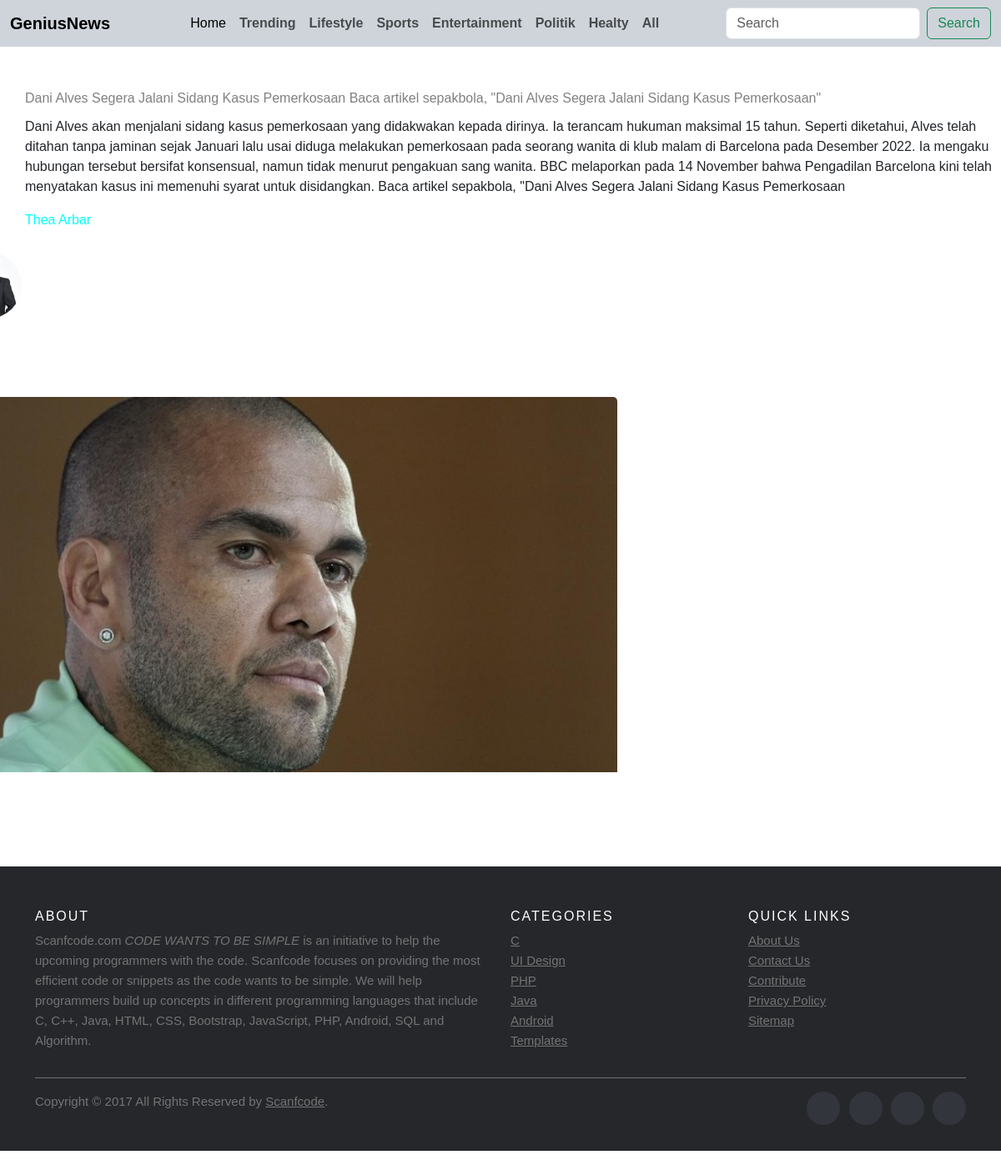
Page /isi/16 on the committed database.
### News/models.py (models this page shows)
class berita(models.Model):
    STATUS = ('publish', 'publish'),('draft', 'draft')
    judul = models.CharField(max_length=255)
    isi = models.CharField(max_length=9999)
    kategori = models.ForeignKey(kategori,on_delete=models.CASCADE)
    kategoriID = models.IntegerField()
    gambar = models.ImageField(upload_to='media', height_field=None, width_field=None, max_length=100)
    penulis = models.CharField(max_length=255)
    fotopenulis = models.ImageField(upload_to='media', height_field=None, width_field=None, max_length=100, null=True)
    status = models.CharField(choices=STATUS, max_length=200)
    publikasi = models.CharField(max_length=255)
    deskripsi = models.CharField(max_length=255)

### News/views.py (the view)
# urls.py: path('',include('isi.urls')),
def isi (request, id):
    berita = get_object_or_404(models.berita, pk=id)
    context = {'beritas' : berita}
    return render(request, 'menu/berita.html', context)

### News/templates/menu/berita.html (shortened to what this page needs)
{% extends 'core/base.html' %}
    {% block htmlhead %}
    {% load static %}
    <link rel="stylesheet" type="text/css" href="{% static 'berita.css' %}">
    {% endblock htmlhead %}
    {% block content %}
    <p style="padding-left: 30px; margin-bottom: 10px; color: grey; margin-top: 50px;">{{beritas.judul}}</p>
    <p style="padding-left: 30px; font-family: Verdana, Geneva, Tahoma, sans-serif;">{{beritas.isi}}</p>
     <p style="color:aqua; padding-left: 30px; padding-top: -15px; ">
        {{beritas.penulis}}</p>
        <div class="wrapper">
            <div class="cover">
            <img src="{{beritas.gambar.url}}">
            </div>
            <div class="section-id">
                <div class="circle">
                <img src="{{beritas.fotopenulis.url}}" class="logo">
            </div>
            <br>
            <br>
            <br>
            </div>
            </div>
                                                    <footer class="site-footer">
                                                        <div class="container">
                                                            <div class="row">
                                                                <div class="col-sm-12 col-md-6">
                                                                    <h6>About</h6>
                                                                    <p class="text-justify">Scanfcode.com
                                                                        <i>CODE WANTS TO BE SIMPLE
                                                                        </i>
                                                                        is an initiative to help the upcoming programmers with the code. Scanfcode
                                                                        focuses on providing the most efficient code or snippets as the code wants to be
                                                                        simple. We will help programmers build up concepts in different programming
                                                                        languages that include C, C++, Java, HTML, CSS, Bootstrap, JavaScript, PHP,
                                                                        Android, SQL and Algorithm.</p>
                                                                </div>
                                                                <div class="col-xs-6 col-md-3">
                                                                    <h6>Categories</h6>
                                                                    <ul class="footer-links">
                                                                        <li>
                                                                            <a href="http://scanfcode.com/category/c-language/">C</a>
                                                                        </li>
                                                                        <li>
                                                                            <a href="http://scanfcode.com/category/front-end-development/">UI Design</a>
                                                                        </li>
                                                                        <li>
                                                                            <a href="http://scanfcode.com/category/back-end-development/">PHP</a>
                                                                        </li>
                                                                        <li>
                                                                            <a href="http://scanfcode.com/category/java-programming-language/">Java</a>
                                                                        </li>
                                                                        <li>
                                                                            <a href="http://scanfcode.com/category/android/">Android</a>
                                                                        </li>
                                                                        <li>
                                                                            <a href="http://scanfcode.com/category/templates/">Templates</a>
                                                                        </li>
                                                                    </ul>
                                                                </div>
                                                                <div class="col-xs-6 col-md-3">
                                                                    <h6>Quick Links</h6>
                                                                    <ul class="footer-links">
                                                                        <li>
                                                                            <a href="http://scanfcode.com/about/">About Us</a>
                                                                        </li>
                                                                        <li>
                                                                            <a href="http://scanfcode.com/contact/">Contact Us</a>
                                                                        </li>
                                                                        <li>
                                                                            <a href="http://scanfcode.com/contribute-at-scanfcode/">Contribute</a>
                                                                        </li>
                                                                        <li>
                                                                            <a href="http://scanfcode.com/privacy-policy/">Privacy Policy</a>
                                                                        </li>
                                                                        <li>
                                                                            <a href="http://scanfcode.com/sitemap/">Sitemap</a>
                                                                        </li>
                                                                    </ul>
                                                                </div>
                                                            </div>
                                                            <hr></div>
                                                            <div class="container">
                                                                <div class="row">
                                                                    <div class="col-md-8 col-sm-6 col-xs-12">
                                                                        <p class="copyright-text">Copyright &copy; 2017 All Rights Reserved by
                                                                            <a href="#">Scanfcode</a>.
                                                                        </p>
                                                                    </div>
                                                                    <div class="col-md-4 col-sm-6 col-xs-12">
                                                                        <ul class="social-icons">
                                                                            <li>
                                                                                <a class="facebook" href="#">
                                                                                </a>
                                                                            </li>
                                                                            <li>
                                                                                <a class="twitter" href="#">
                                                                                </a>
                                                                            </li>
                                                                            <li>
                                                                                <a class="dribbble" href="#">
                                                                                </a>
                                                                            </li>
                                                                            <li>
                                                                                <a class="linkedin" href="#">
                                                                                </a>
                                                                            </li>
                                                                        </ul>
                                                                    </div>
                                                                </div>
                                                            </div>
                                                        </footer>
    {% endblock content %}

### static/berita.css (style rules this page uses)
* { margin: 0; padding: 0; font-family: "Poppins", sans-serif; }
.wrapper { width: 780px; margin: auto; margin-left: auto; }
.cover { height: 450px; margin-bottom: 300px; margin-top: 200px; }
.cover img { height: 450px; border-top-left-radius: 5px; border-top-right-radius: 5px; width: 100%; margin-left: -250px; }
.circle { width: 155px; height: 155px; margin: auto; border-radius: 100%; border: 3px solid #fff; top: -90px; }
.logo { width: 80px; height: 80px; border-radius: 50%; margin-right: 90px; margin-left: -580px; margin-top: -1800px; }
.site-footer { background-color:#26272b; padding:45px 0 20px; font-size:15px; line-height:24px; color:#737373; }
.site-footer hr { border-top-color:#bbb; opacity:0.5 }
.site-footer h6 { color:#fff; font-size:16px; text-transform:uppercase; margin-top:5px; letter-spacing:2px }
.site-footer a { color:#737373; }
.footer-links { padding-left:0; list-style:none }
.footer-links li { display:block }
.footer-links a { color:#737373 }
.site-footer .social-icons { text-align:right }
.site-footer .social-icons a { width:40px; height:40px; line-height:40px; margin-left:6px; margin-right:0; border-radius:100%; background-color:#33353d }
.copyright-text { margin:0 }
.social-icons { padding-left:0; margin-bottom:0; list-style:none }
.social-icons li { display:inline-block; margin-bottom:4px }
.social-icons a { background-color:#eceeef; color:#818a91; font-size:16px; display:inline-block; line-height:44px; width:44px; height:44px; text-align:center; margin-right:8px; border-radius:100%; -webkit-transition:all .2s linear; -o-transition:all .2s linear; transition:all .2s linear }

### rows in the picture
berita: judul "Dani Alves Segera Jalani Sidang Kasus Pemerkosaan Baca artikel sepakbola, \"Dani Alves Segera Jalani Sidang Kasus Pemerkosaan\"", isi "Dani Alves akan menjalani sidang kasus pemerkosaan yang didakwakan kepada dirinya. Ia terancam hukuman maksimal 15 tahun. Seperti diketahui, Alves telah ditahan tanpa jaminan sejak Januari lalu usai diduga melakukan pemerkosaan pada seorang wanita di klub malam di Barcelona pada Desember 2022. Ia mengaku hubungan tersebut bersifat konsensual, namun tidak menurut pengakuan sang wanita. BBC melaporkan pada 14 November bahwa Pengadilan Barcelona kini telah menyatakan kasus ini memenuhi syarat untuk disidangkan. Baca artikel sepakbola, \"Dani Alves Segera Jalani Sidang Kasus Pemerkosaan", penulis "Thea Arbar", gambar (picture), fotopenulis (picture)
